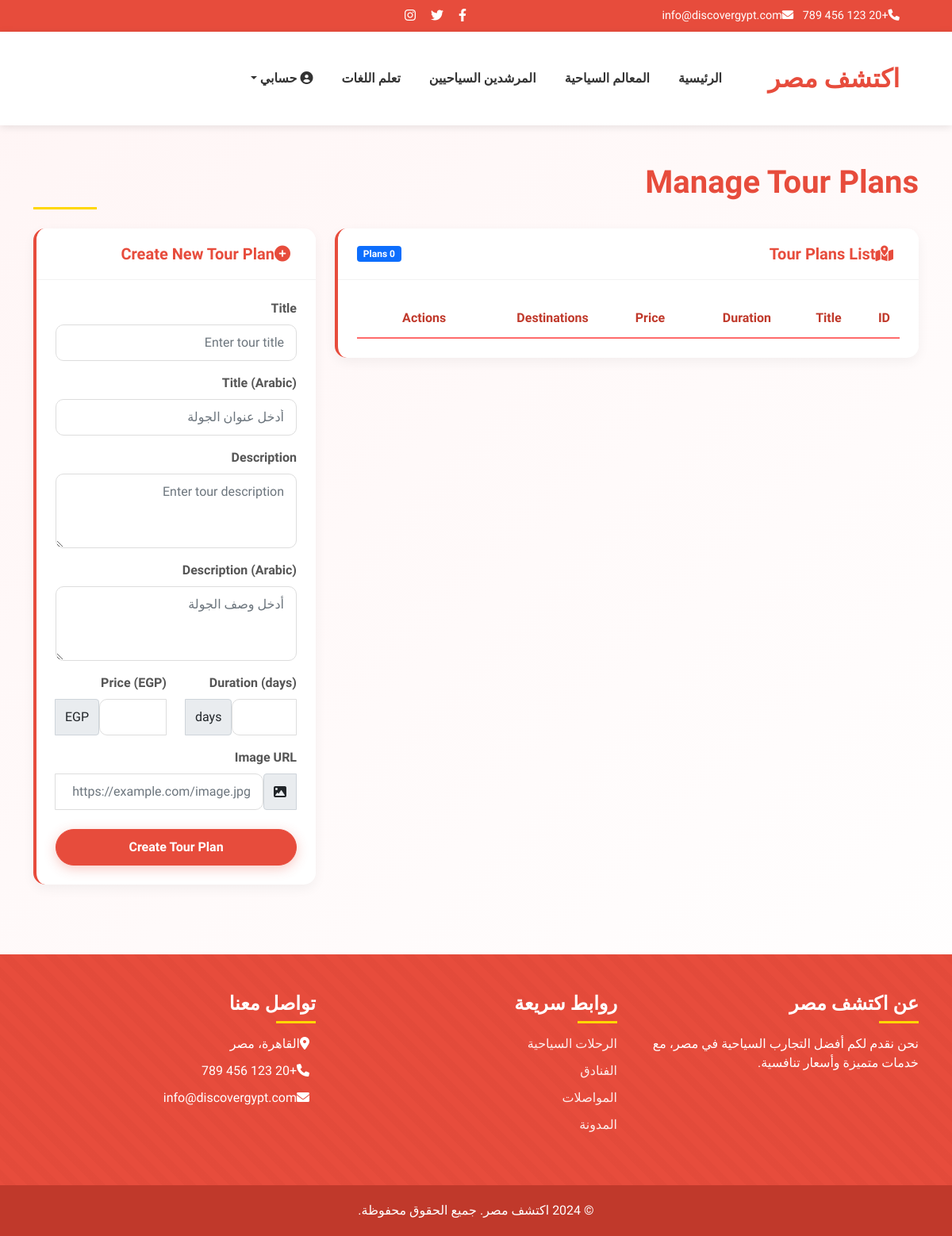
Page /admin/tour_plans (signed in) on the earlier database version.
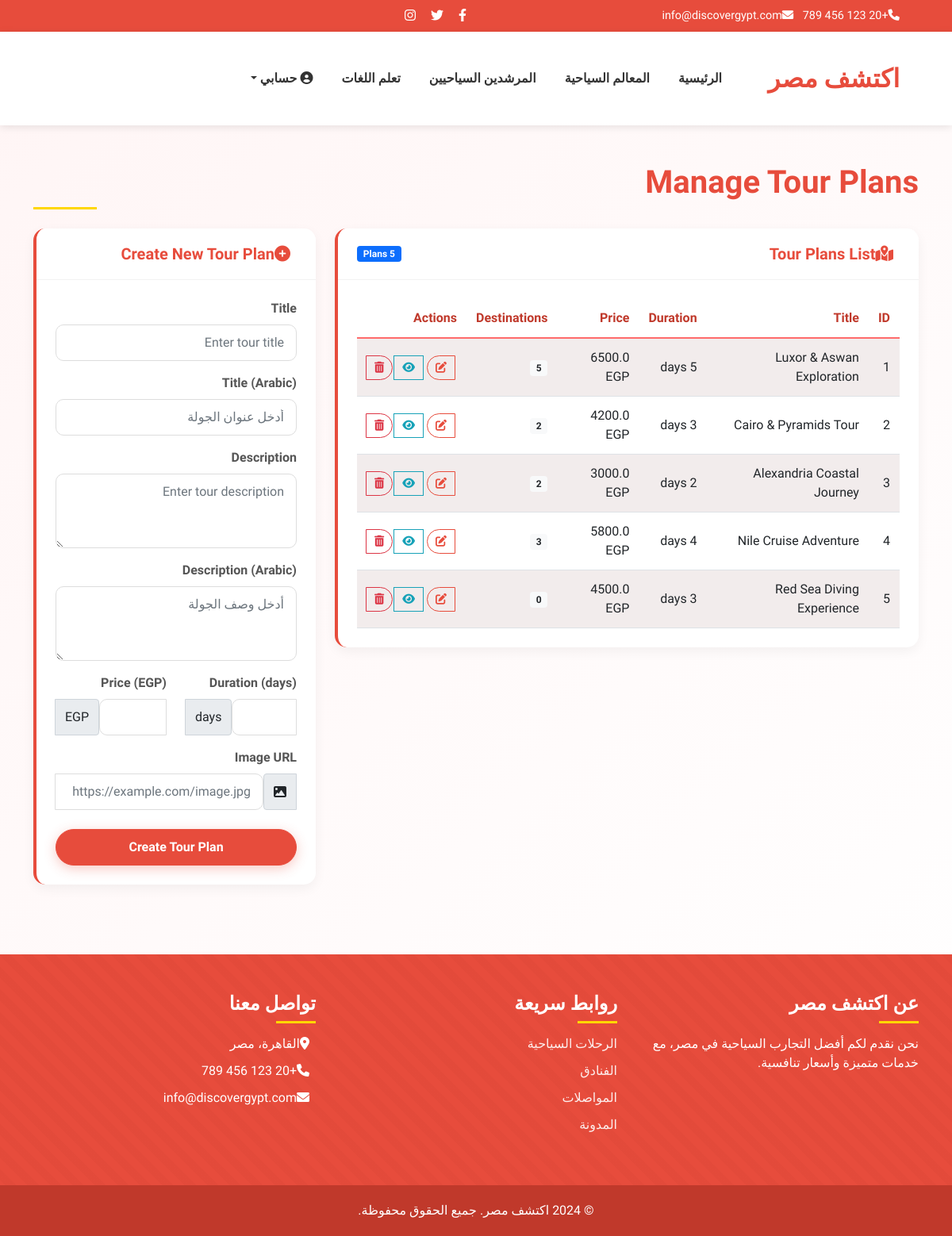
Same page on the later database version.
### models.py (models this page shows)
class TourPlan(db.Model):
    id = db.Column(db.Integer, primary_key=True)
    title = db.Column(db.String(200), nullable=False)
    title_ar = db.Column(db.String(200), nullable=True)
    description = db.Column(db.Text, nullable=False)
    description_ar = db.Column(db.Text, nullable=True)
    duration = db.Column(db.Integer, nullable=False)  # Duration in days
    price = db.Column(db.Float, nullable=False)
    created_at = db.Column(db.DateTime, default=datetime.utcnow)
    image_url = db.Column(db.String(200), nullable=True)
    destinations = db.relationship('TourPlanDestination', backref='tour_plan', lazy='dynamic', cascade='all, delete-orphan')
    bookings = db.relationship('TourBooking', backref='tour_plan', lazy='dynamic')

### routes.py (the view, shortened to what this page needs)
@main.route('/admin/tour_plans', methods=['GET', 'POST'])
@login_required
def admin_tour_plans():
    if not current_user.is_admin:
        flash('You do not have permission to access this page.', 'danger')
        return redirect(url_for('main.index'))
    form = TourPlanForm()
    plans = TourPlan.query.all()
    return render_template('admin/tour_plans.html',
                          title='Manage Tour Plans',
                          plans=plans,
                          form=form)

### templates/admin/tour_plans.html (shortened to what this page needs)
<!DOCTYPE html>
<html lang="en" dir="rtl">
<head>
    <link href="https://cdn.jsdelivr.net/npm/bootstrap@5.1.3/dist/css/bootstrap.min.css" rel="stylesheet">
    <link rel="stylesheet" href="https://cdnjs.cloudflare.com/ajax/libs/font-awesome/6.0.0-beta3/css/all.min.css">
</head>
<body>
    <div class="top-header">
        <div class="container">
            <div class="row align-items-center">
                <div class="col-md-6">
                    <div class="contact-info">
                        <span class="me-3"><i class="fas fa-phone me-2"></i>+20 123 456 789</span>
                        <span><i class="fas fa-envelope me-2"></i>info@discovergypt.com</span>
                    </div>
                </div>
                <div class="col-md-6 text-end">
                    <div class="social-icons">
                        <a href="#"><i class="fab fa-facebook-f"></i></a>
                        <a href="#"><i class="fab fa-twitter"></i></a>
                        <a href="#"><i class="fab fa-instagram"></i></a>
                    </div>
                </div>
            </div>
        </div>
    </div>
    <header class="main-header">
        <div class="container">
            <nav class="navbar navbar-expand-lg">
                <a class="navbar-brand logo" href="{{ url_for('main.index') }}">
                     {{ _('اكتشف مصر') }}
                </a>
                <div class="collapse navbar-collapse" id="navbarNav">
                    <ul class="navbar-nav ms-auto">
                        <li class="nav-item">
                            <a class="nav-link" href="{{ url_for('main.index') }}">{{ _('الرئيسية') }}</a>
                        </li>
                        <li class="nav-item">
                            <a class="nav-link" href="{{ url_for('main.attractions') }}">{{ _('المعالم السياحية') }}</a>
                        </li>
                        <li class="nav-item">
                            <a class="nav-link" href="{{ url_for('main.guides') }}">{{ _('المرشدين السياحيين') }}</a>
                        </li>
                        <li class="nav-item">
                            <a class="nav-link" href="{{ url_for('main.language_practice') }}">{{ _('تعلم اللغات') }}</a>
                        </li>
                        {% if current_user.is_authenticated %}
                            <li class="nav-item dropdown">
                                <a class="nav-link dropdown-toggle" href="#" id="userDropdown" role="button" data-bs-toggle="dropdown">
                                    <i class="fas fa-user-circle"></i> {{ _('حسابي') }}
                                </a>
                            </li>
                        {% endif %}
                    </ul>
                </div>
            </nav>
        </div>
    </header>
    <div class="container mt-5">
        <h1 class="page-title fade-in">{{ _('Manage Tour Plans') }}</h1>
        <div class="row mt-4">
            <div class="col-lg-8 col-md-7 slide-up">
                <div class="card">
                    <div class="card-header d-flex justify-content-between align-items-center">
                        <h5><i class="fas fa-map-marked-alt me-2"></i>{{ _('Tour Plans List') }}</h5>
                        <span class="badge bg-primary">{{ plans|length }} {{ _('Plans') }}</span>
                    </div>
                    <div class="card-body">
                        <div class="table-responsive">
                            <table class="table table-striped">
                                <thead>
                                    <tr>
                                        <th>{{ _('ID') }}</th>
                                        <th>{{ _('Title') }}</th>
                                        <th>{{ _('Duration') }}</th>
                                        <th>{{ _('Price') }}</th>
                                        <th>{{ _('Destinations') }}</th>
                                        <th>{{ _('Actions') }}</th>
                                    </tr>
                                </thead>
                                <tbody>
                                    {% for plan in plans %}
                                    <tr>
                                        <td>{{ plan.id }}</td>
                                        <td>{{ plan.title }}</td>
                                        <td>{{ plan.duration }} {{ _('days') }}</td>
                                        <td>{{ plan.price }} {{ _('EGP') }}</td>
                                        <td>
                                            <span class="badge bg-light text-dark">{{ plan.destinations.count() }}</span>
                                        </td>
                                        <td>
                                            <div class="btn-group" role="group">
                                                <a href="{{ url_for('main.admin_tour_plan_edit', plan_id=plan.id) }}" class="btn btn-sm btn-outline-primary" title="{{ _('Edit') }}">
                                                    <i class="fas fa-edit"></i>
                                                </a>
                                                <a href="{{ url_for('main.tour_plan_detail', plan_id=plan.id) }}" class="btn btn-sm btn-outline-info" title="{{ _('View') }}">
                                                    <i class="fas fa-eye"></i>
                                                </a>
                                                <button type="button" class="btn btn-sm btn-outline-danger" title="{{ _('Delete') }}">
                                                    <i class="fas fa-trash-alt"></i>
                                                </button>
                                            </div>
                                        </td>
                                    </tr>
                                    {% endfor %}
                                </tbody>
                            </table>
                        </div>
                    </div>
                </div>
            </div>
            <div class="col-lg-4 col-md-5 slide-up">
                <div class="card">
                    <div class="card-header">
                        <h5><i class="fas fa-plus-circle me-2"></i>{{ _('Create New Tour Plan') }}</h5>
                    </div>
                    <div class="card-body">
                        <form method="POST" action="{{ url_for('main.admin_tour_plans') }}">
                            <div class="mb-3">
                                {{ form.title.label(class="form-label") }}
                                {{ form.title(class="form-control", placeholder="Enter tour title") }}
                            </div>
                            <div class="mb-3">
                                {{ form.title_ar.label(class="form-label") }}
                                {{ form.title_ar(class="form-control", placeholder="أدخل عنوان الجولة") }}
                            </div>
                            <div class="mb-3">
                                {{ form.description.label(class="form-label") }}
                                {{ form.description(class="form-control", rows=3, placeholder="Enter tour description") }}
                            </div>
                            <div class="mb-3">
                                {{ form.description_ar.label(class="form-label") }}
                                {{ form.description_ar(class="form-control", rows=3, placeholder="أدخل وصف الجولة") }}
                            </div>
                            <div class="row mb-3">
                                <div class="col-md-6">
                                    {{ form.duration.label(class="form-label") }}
                                    <div class="input-group">
                                        {{ form.duration(class="form-control", min=1) }}
                                        <span class="input-group-text">{{ _('days') }}</span>
                                    </div>
                                </div>
                                <div class="col-md-6">
                                    {{ form.price.label(class="form-label") }}
                                    <div class="input-group">
                                        {{ form.price(class="form-control", min=0) }}
                                        <span class="input-group-text">{{ _('EGP') }}</span>
                                    </div>
                                </div>
                            </div>
                            <div class="mb-3">
                                {{ form.image_url.label(class="form-label") }}
                                <div class="input-group">
                                    <span class="input-group-text"><i class="fas fa-image"></i></span>
                                    {{ form.image_url(class="form-control", placeholder="https://example.com/image.jpg") }}
                                </div>
                            </div>
                            <div class="d-grid mt-4">
                                {{ form.submit(class="btn btn-primary") }}
                            </div>
                        </form>
                    </div>
                </div>
            </div>
        </div>
    </div>
    <footer class="main-footer">
        <div class="container">
            <div class="row">
                <div class="col-md-4">
                    <h4 class="footer-heading">عن اكتشف مصر</h4>
                    <p>نحن نقدم لكم أفضل التجارب السياحية في مصر، مع خدمات متميزة وأسعار تنافسية.</p>
                </div>
                <div class="col-md-4">
                    <h4 class="footer-heading">روابط سريعة</h4>
                    <ul class="footer-links">
                        <li><a href="/tours">الرحلات السياحية</a></li>
                        <li><a href="/hotels">الفنادق</a></li>
                        <li><a href="/transportation">المواصلات</a></li>
                        <li><a href="/blog">المدونة</a></li>
                    </ul>
                </div>
                <div class="col-md-4">
                    <h4 class="footer-heading">تواصل معنا</h4>
                    <ul class="footer-links">
                        <li><i class="fas fa-map-marker-alt me-2"></i>القاهرة، مصر</li>
                        <li><i class="fas fa-phone me-2"></i>+20 123 456 789</li>
                        <li><i class="fas fa-envelope me-2"></i>info@discovergypt.com</li>
                    </ul>
                </div>
            </div>
        </div>
        <div class="footer-bottom">
            <div class="container">
                <p class="mb-0">© 2024 اكتشف مصر. جميع الحقوق محفوظة.</p>
            </div>
        </div>
    </footer>
</body>
</html>

Differences in the rows shown:
added TourPlan: id "1", title "Luxor & Aswan Exploration", price "6500.0", destinations.count "5"
added TourPlan: id "2", title "Cairo & Pyramids Tour", price "4200.0", destinations.count "2"
added TourPlan: id "3", title "Alexandria Coastal Journey", price "3000.0", destinations.count "2"
added TourPlan: id "4", title "Nile Cruise Adventure", price "5800.0", destinations.count "3"
added TourPlan: id "5", title "Red Sea Diving Experience", price "4500.0", destinations.count "0"
Other differences:
{{ plans|length }}: "0" → "5"
